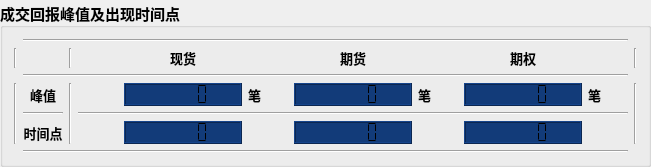
    <widget class="QGroupBox" name="groupBox">
     <property name="font">
      <font>
       <family>微软雅黑</family>
       <pointsize>11</pointsize>
       <weight>75</weight>
       <bold>true</bold>
      </font>
     </property>
     <property name="title">
      <string>成交回报峰值及出现时间点</string>
     </property>
     <property name="alignment">
      <set>Qt::AlignLeading|Qt::AlignLeft|Qt::AlignVCenter</set>
     </property>
     <layout class="QGridLayout" name="gridLayout_6">
      <item row="1" column="0">
       <layout class="QGridLayout" name="gridLayout_5">
        <item row="1" column="5">
         <widget class="QLabel" name="label_13">
          <property name="font">
           <font>
            <family>微软雅黑</family>
            <pointsize>10</pointsize>
            <weight>75</weight>
            <bold>true</bold>
           </font>
          </property>
          <property name="text">
           <string>现货</string>
          </property>
         </widget>
        </item>
        <item row="3" column="1">
         <widget class="QLabel" name="label_12">
          <property name="font">
           <font>
            <family>Arial</family>
            <pointsize>10</pointsize>
            <weight>75</weight>
            <bold>true</bold>
           </font>
          </property>
          <property name="text">
           <string>峰值</string>
          </property>
          <property name="alignment">
           <set>Qt::AlignCenter</set>
          </property>
         </widget>
        </item>
        <item row="1" column="1">
         <spacer name="horizontalSpacer_23">
          <property name="orientation">
           <enum>Qt::Horizontal</enum>
          </property>
          <property name="sizeHint" stdset="0">
           <size>
            <width>40</width>
            <height>20</height>
           </size>
          </property>
         </spacer>
        </item>
        <item row="4" column="1">
         <widget class="Line" name="line_29">
          <property name="orientation">
           <enum>Qt::Horizontal</enum>
          </property>
         </widget>
        </item>
        <item row="1" column="9">
         <widget class="QLabel" name="label_14">
          <property name="font">
           <font>
            <pointsize>10</pointsize>
           </font>
          </property>
          <property name="text">
           <string>期货</string>
          </property>
         </widget>
        </item>
        <item row="1" column="7">
         <spacer name="horizontalSpacer_28">
          <property name="orientation">
           <enum>Qt::Horizontal</enum>
          </property>
          <property name="sizeHint" stdset="0">
           <size>
            <width>40</width>
            <height>20</height>
           </size>
          </property>
         </spacer>
        </item>
        <item row="1" column="10">
         <spacer name="horizontalSpacer_29">
          <property name="orientation">
           <enum>Qt::Horizontal</enum>
          </property>
          <property name="sizeHint" stdset="0">
           <size>
            <width>40</width>
            <height>20</height>
           </size>
          </property>
         </spacer>
        </item>
        <item row="1" column="6">
         <spacer name="horizontalSpacer_27">
          <property name="orientation">
           <enum>Qt::Horizontal</enum>
          </property>
          <property name="sizeHint" stdset="0">
           <size>
            <width>40</width>
            <height>20</height>
           </size>
          </property>
         </spacer>
        </item>
        <item row="1" column="3">
         <spacer name="horizontalSpacer_26">
          <property name="orientation">
           <enum>Qt::Horizontal</enum>
          </property>
          <property name="sizeHint" stdset="0">
           <size>
            <width>40</width>
            <height>20</height>
           </size>
          </property>
         </spacer>
        </item>
        <item row="6" column="1" colspan="15">
         <widget class="Line" name="line_30">
          <property name="orientation">
           <enum>Qt::Horizontal</enum>
          </property>
         </widget>
        </item>
        <item row="0" column="1" colspan="15">
         <widget class="Line" name="line_23">
          <property name="orientation">
           <enum>Qt::Horizontal</enum>
          </property>
         </widget>
        </item>
        <item row="1" column="14">
         <spacer name="horizontalSpacer_32">
          <property name="orientation">
           <enum>Qt::Horizontal</enum>
          </property>
          <property name="sizeHint" stdset="0">
           <size>
            <width>40</width>
            <height>20</height>
           </size>
          </property>
         </spacer>
        </item>
        <item row="1" column="12">
         <spacer name="horizontalSpacer_31">
          <property name="orientation">
           <enum>Qt::Horizontal</enum>
          </property>
          <property name="sizeHint" stdset="0">
           <size>
            <width>40</width>
            <height>20</height>
           </size>
          </property>
         </spacer>
        </item>
        <item row="1" column="15">
         <spacer name="horizontalSpacer_33">
          <property name="orientation">
           <enum>Qt::Horizontal</enum>
          </property>
          <property name="sizeHint" stdset="0">
           <size>
            <width>40</width>
            <height>20</height>
           </size>
          </property>
         </spacer>
        </item>
        <item row="1" column="13">
         <widget class="QLabel" name="label_15">
          <property name="font">
           <font>
            <pointsize>10</pointsize>
           </font>
          </property>
          <property name="text">
           <string>期权</string>
          </property>
         </widget>
        </item>
        <item row="3" column="8" colspan="3">
         <widget class="QLCDNumber" name="lcdNumber_15">
          <property name="styleSheet">
           <string notr="true">background-color: #123B79;
border-color: rgb(24, 96, 194);</string>
          </property>
          <property name="segmentStyle">
           <enum>QLCDNumber::Flat</enum>
          </property>
         </widget>
        </item>
        <item row="2" column="1" colspan="15">
         <widget class="Line" name="line_24">
          <property name="orientation">
           <enum>Qt::Horizontal</enum>
          </property>
         </widget>
        </item>
        <item row="5" column="4" colspan="3">
         <widget class="QLCDNumber" name="lcdNumber_14">
          <property name="styleSheet">
           <string notr="true">background-color: #123B79;
border-color: rgb(24, 96, 194);</string>
          </property>
          <property name="segmentStyle">
           <enum>QLCDNumber::Flat</enum>
          </property>
         </widget>
        </item>
        <item row="5" column="8" colspan="3">
         <widget class="QLCDNumber" name="lcdNumber_16">
          <property name="styleSheet">
           <string notr="true">background-color: #123B79;
border-color: rgb(24, 96, 194);</string>
          </property>
          <property name="segmentStyle">
           <enum>QLCDNumber::Flat</enum>
          </property>
         </widget>
        </item>
        <item row="3" column="4" colspan="3">
         <widget class="QLCDNumber" name="lcdNumber_13">
          <property name="styleSheet">
           <string notr="true">background-color: #123B79;
border-color: rgb(24, 96, 194);</string>
          </property>
          <property name="segmentStyle">
           <enum>QLCDNumber::Flat</enum>
          </property>
         </widget>
        </item>
        <item row="5" column="12" colspan="3">
         <widget class="QLCDNumber" name="lcdNumber_18">
          <property name="styleSheet">
           <string notr="true">background-color: #123B79;
border-color: rgb(24, 96, 194);</string>
          </property>
          <property name="segmentStyle">
           <enum>QLCDNumber::Flat</enum>
          </property>
         </widget>
        </item>
        <item row="3" column="12" colspan="3">
         <widget class="QLCDNumber" name="lcdNumber_17">
          <property name="styleSheet">
           <string notr="true">background-color: #123B79;
border-color: rgb(24, 96, 194);</string>
          </property>
          <property name="segmentStyle">
           <enum>QLCDNumber::Flat</enum>
          </property>
         </widget>
        </item>
        <item row="3" column="2" rowspan="3">
         <widget class="Line" name="line_28">
          <property name="orientation">
           <enum>Qt::Vertical</enum>
          </property>
         </widget>
        </item>
        <item row="3" column="0" rowspan="3">
         <widget class="Line" name="line_27">
          <property name="orientation">
           <enum>Qt::Vertical</enum>
          </property>
         </widget>
        </item>
        <item row="1" column="11">
         <spacer name="horizontalSpacer_30">
          <property name="orientation">
           <enum>Qt::Horizontal</enum>
          </property>
          <property name="sizeHint" stdset="0">
           <size>
            <width>40</width>
            <height>20</height>
           </size>
          </property>
         </spacer>
        </item>
        <item row="1" column="0">
         <widget class="Line" name="line_26">
          <property name="orientation">
           <enum>Qt::Vertical</enum>
          </property>
         </widget>
        </item>
        <item row="1" column="2">
         <widget class="Line" name="line_31">
          <property name="orientation">
           <enum>Qt::Vertical</enum>
          </property>
         </widget>
        </item>
        <item row="5" column="1">
         <widget class="QLabel" name="label_7">
          <property name="font">
           <font>
            <family>Arial</family>
            <pointsize>10</pointsize>
            <weight>75</weight>
            <bold>true</bold>
           </font>
          </property>
          <property name="text">
           <string>时间点</string>
          </property>
          <property name="alignment">
           <set>Qt::AlignCenter</set>
          </property>
         </widget>
        </item>
        <item row="1" column="8">
         <spacer name="horizontalSpacer_24">
          <property name="orientation">
           <enum>Qt::Horizontal</enum>
          </property>
          <property name="sizeHint" stdset="0">
           <size>
            <width>40</width>
            <height>20</height>
           </size>
          </property>
         </spacer>
        </item>
        <item row="1" column="4">
         <spacer name="horizontalSpacer_25">
          <property name="orientation">
           <enum>Qt::Horizontal</enum>
          </property>
          <property name="sizeHint" stdset="0">
           <size>
            <width>40</width>
            <height>20</height>
           </size>
          </property>
         </spacer>
        </item>
        <item row="1" column="16">
         <widget class="Line" name="line_32">
          <property name="orientation">
           <enum>Qt::Vertical</enum>
          </property>
         </widget>
        </item>
        <item row="3" column="16" rowspan="3">
         <widget class="Line" name="line_33">
          <property name="orientation">
           <enum>Qt::Vertical</enum>
          </property>
         </widget>
        </item>
        <item row="4" column="3" colspan="13">
         <widget class="Line" name="line_25">
          <property name="orientation">
           <enum>Qt::Horizontal</enum>
          </property>
         </widget>
        </item>
        <item row="3" column="7">
         <widget class="QLabel" name="label_45">
          <property name="font">
           <font>
            <family>Arial</family>
            <pointsize>10</pointsize>
            <weight>75</weight>
            <bold>true</bold>
           </font>
          </property>
          <property name="text">
           <string>笔</string>
          </property>
         </widget>
        </item>
        <item row="3" column="11">
         <widget class="QLabel" name="label_46">
          <property name="font">
           <font>
            <family>Arial</family>
            <pointsize>10</pointsize>
            <weight>75</weight>
            <bold>true</bold>
           </font>
          </property>
          <property name="text">
           <string>笔</string>
          </property>
         </widget>
        </item>
        <item row="3" column="15">
         <widget class="QLabel" name="label_47">
          <property name="font">
           <font>
            <family>Arial</family>
            <pointsize>10</pointsize>
            <weight>75</weight>
            <bold>true</bold>
           </font>
          </property>
          <property name="text">
           <string>笔</string>
          </property>
         </widget>
        </item>
       </layout>
      </item>
     </layout>
    </widget>
